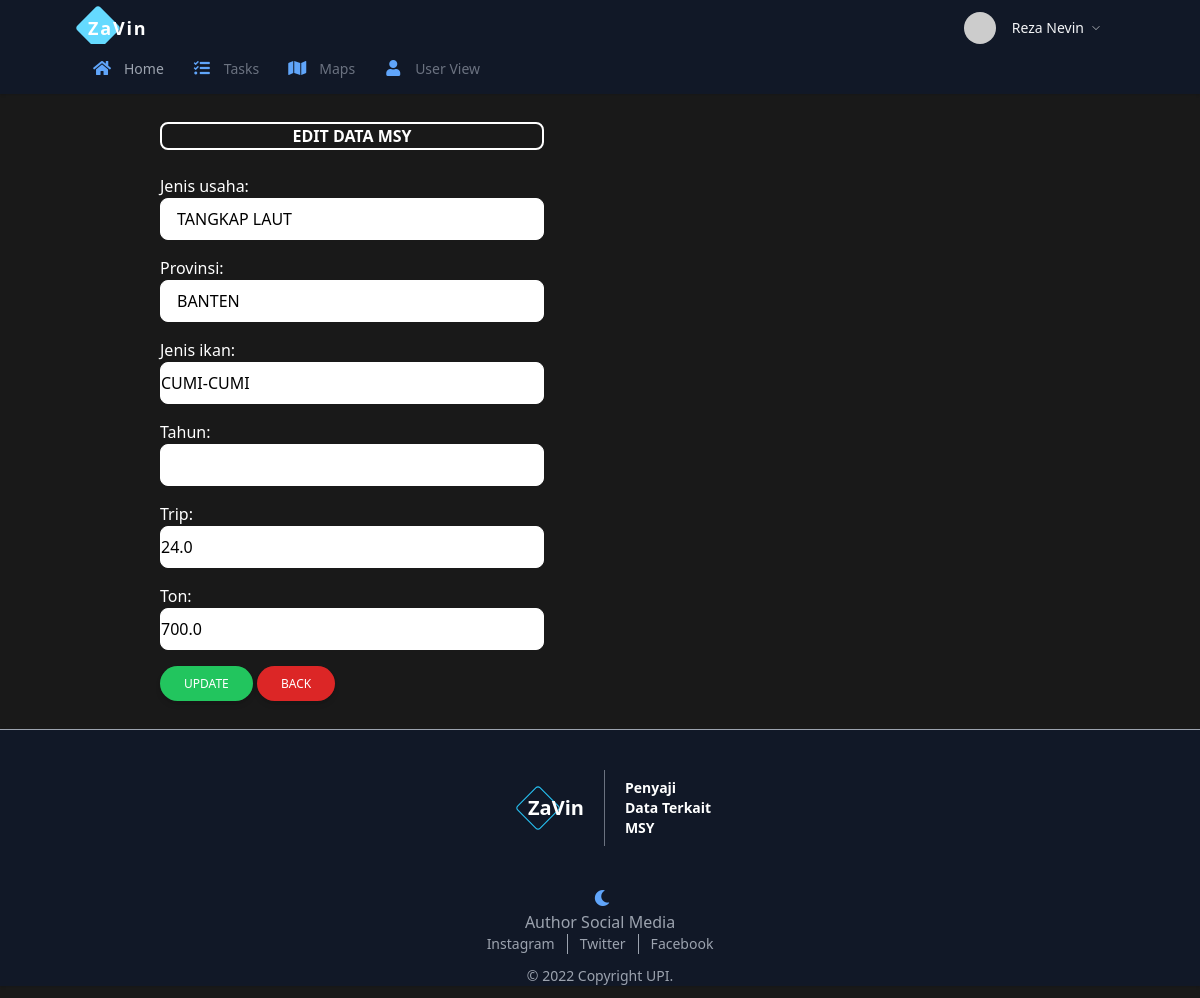
Page /adm/updata/35 (signed in) on the earlier database version.
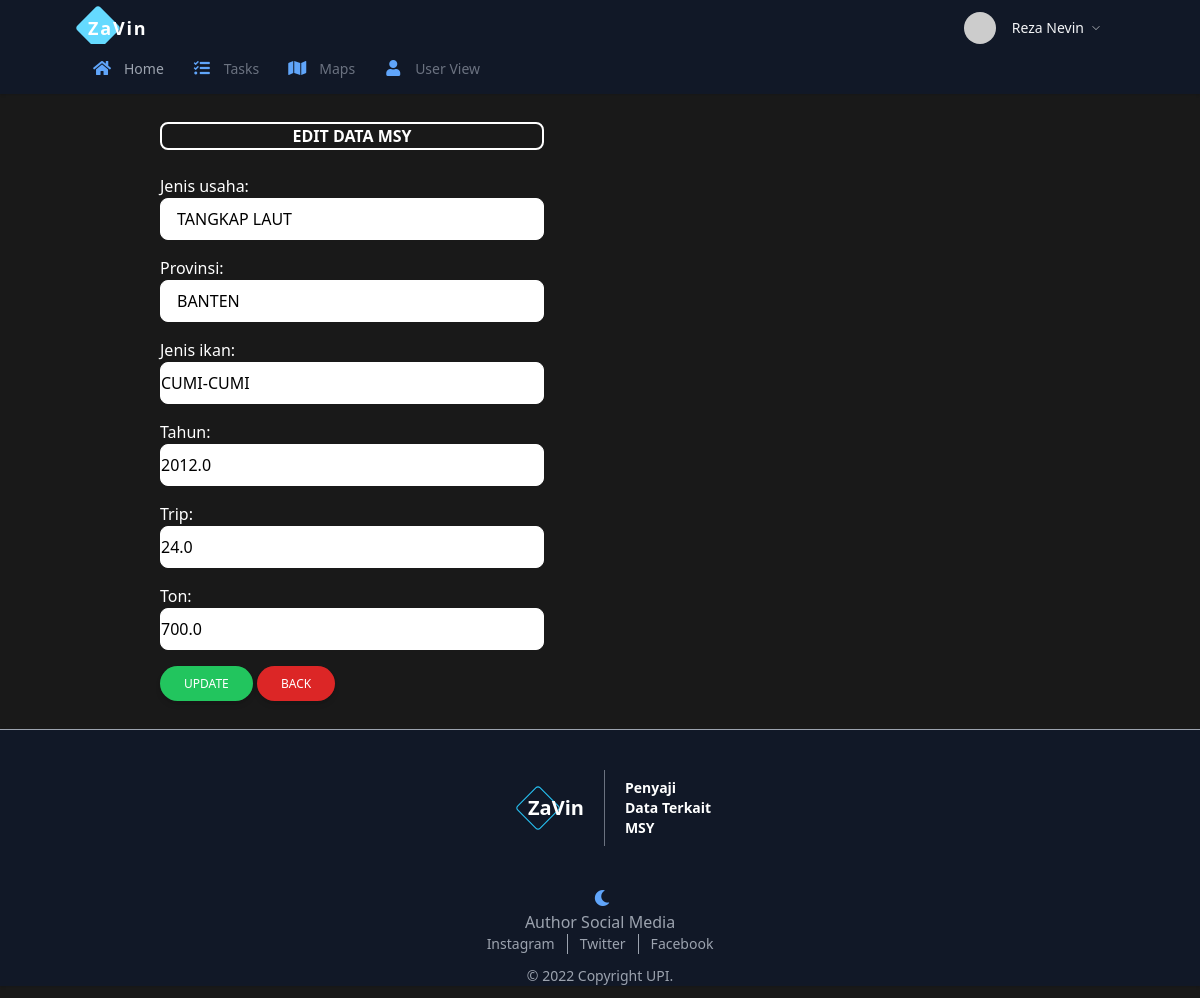
Same page on the later database version.
### MSY/models.py (models this page shows, shortened)
class dataikan(models.Model):
    jenis_usaha    = models.CharField(max_length=50)
    provinsi       = models.CharField(max_length=50)
    jenis_ikan     = models.CharField(max_length=50)
    tahun          = models.FloatField(null=True)
    trip           = models.FloatField(null=True)#trip adalah ton
    ton            = models.FloatField(null=True)#dan ton adalah trip

### MSY/views.py (the view)
# urls.py: path("adm/updata/<int:id>",up_data, name='up_data'),
@login_required(login_url=settings.LOGIN_URL)
def up_data(request, id):
    updata = dataikan.objects.get(pk=id)
    edit = "Edit Data MSY"
    template = "admin/updata.html"
    if request.POST:
        form= Fromdataikan(request.POST, request.FILES, instance=updata)
        if form.is_valid():
            form.save()
            pesan = "data berhasil di update"
            context={
                "Title" : edit,
                "Subtitle" : edit,
                "pesan" : pesan,
                "form": form,
                "updata": updata
            }
            return render (request, template ,context)
    else :
        form = Fromdataikan(instance=updata)
        context={
            "Title" : edit,
            "Subtitle" : edit,
            "form": form,
            "updata": updata
        }
        return render (request, template ,context)

### MSY/forms.py
class Fromdataikan(ModelForm,forms.Form):
    class Meta :
        model = dataikan
        fields = '__all__'
        widgets ={
            'jenis_usaha'     :forms.TextInput({'class':'border  w-96 text-black border-white block mb-4 rounded-lg text-gray/30 py-2 px-4','required':'required'}),
            'provinsi'        :forms.TextInput({'class':'border w-96 text-black border-white block mb-4 rounded-lg text-gray/30 py-2 px-4','required':'required'}),
            'jenis_ikan'      : forms.TextInput({'class':'border w-96 text-black border-white block mb-4 rounded-lg text-gray/30 py-2 px-4l','required':'required'}),
            'tahun'           : forms.NumberInput({'class':'border w-96 text-black border-white block mb-4 rounded-lg text-gray/30 py-2 px-4l','required':'required'}),
            'trip'            : forms.NumberInput({'class':'border w-96 text-black border-white block mb-4 rounded-lg text-gray/30 py-2 px-4l','required':'required'}),
            'ton'             : forms.NumberInput({'class':'border w-96 text-black border-white block mb-4 rounded-lg text-gray/30 py-2 px-4l','required':'required'}),
        }

### templates/admin/updata.html (shortened to what this page needs)
{% extends 'admin.html'%}
{% load static %}
{% block content%}
<div class="mx-auto px-40 py-7 ">
            <h1 class="text-white uppercase font-bold text-center border border-2 border-white rounded-lg w-96">{{Subtitle}}</h1>
            <br>
            <form action="{% url 'up_data' updata.pk %}" method="post" class="text-white" enctype="multipart/form-data">
                {% csrf_token %}{{form.as_p}}
                <input type="submit" value="Update" class="inline-block px-6 py-2.5 bg-green-500 text-white font-medium text-xs leading-tight uppercase  rounded-full shadow-md hover:bg-green-600 hover:shadow-lg focus:bg-green-600 focus:shadow-lg focus:outline-none focus:ring-0 active:bg-green-700 active:shadow-lg transition duration-150 ease-in-out">
                <a href="{% url 'task'%}" class="inline-block px-6 py-2.5 bg-red-600 text-white font-medium text-xs leading-tight uppercase rounded-full shadow-md hover:bg-red-700 hover:shadow-lg focus:bg-red-700 focus:shadow-lg focus:outline-none focus:ring-0 active:bg-red-800 active:shadow-lg transition duration-150 ease-in-out">Back</a>
            </form>
        </div>
{% endblock %}

Differences in the rows shown:
changed dataikan "TANGKAP LAUT": tahun (not shown) → "2012.0"
